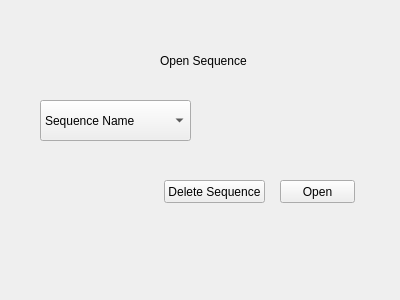
<?xml version="1.0" encoding="UTF-8"?>
<ui version="4.0">
 <class>Form</class>
 <widget class="QWidget" name="Form">
  <property name="geometry">
   <rect>
    <x>0</x>
    <y>0</y>
    <width>400</width>
    <height>300</height>
   </rect>
  </property>
  <property name="windowTitle">
   <string>Form</string>
  </property>
  <widget class="QLabel" name="label_4">
   <property name="geometry">
    <rect>
     <x>160</x>
     <y>50</y>
     <width>111</width>
     <height>21</height>
    </rect>
   </property>
   <property name="text">
    <string>Open Sequence</string>
   </property>
  </widget>
  <widget class="QComboBox" name="comboBox">
   <property name="geometry">
    <rect>
     <x>40</x>
     <y>100</y>
     <width>151</width>
     <height>41</height>
    </rect>
   </property>
   <item>
    <property name="text">
     <string>Sequence Name</string>
    </property>
   </item>
  </widget>
  <widget class="QPushButton" name="pushButton_2">
   <property name="geometry">
    <rect>
     <x>164</x>
     <y>180</y>
     <width>101</width>
     <height>23</height>
    </rect>
   </property>
   <property name="text">
    <string>Delete Sequence</string>
   </property>
  </widget>
  <widget class="QPushButton" name="pushButton">
   <property name="geometry">
    <rect>
     <x>280</x>
     <y>180</y>
     <width>75</width>
     <height>23</height>
    </rect>
   </property>
   <property name="text">
    <string>Open</string>
   </property>
  </widget>
 </widget>
 <resources/>
 <connections/>
</ui>
